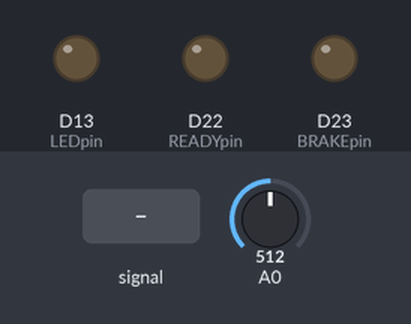
The sketch below on a simulated Arduino Due. Shown: output pins drawn as LEDs (lit = HIGH). Inputs (shaded band) come from the test bench; at power-on: A0 = 512. What the sketch prints to the serial monitor is not drawn.

Above: at 1.2 s.
1.3 s: A0 fed a 200 Hz sine of ±81 counts around its level
At 2.5 s:
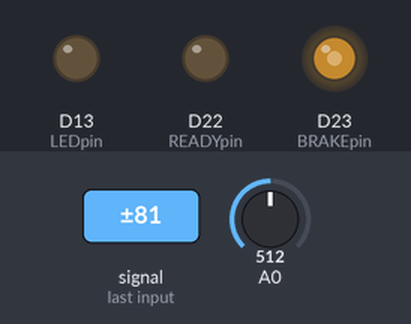
4.3 s: A0 set to 716
At 5.2 s:
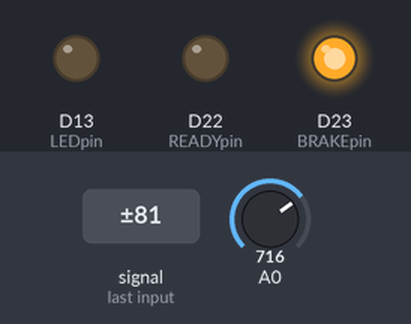
5.8 s: A0 fed a 50 Hz sine of ±306 counts around its level
At 7.29 s:
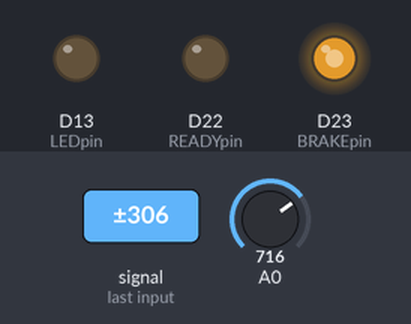
8.8 s: A0 set to 900
10.3 s: A0 set to 532
11.8 s: A0 set to 504
At 12.7 s:
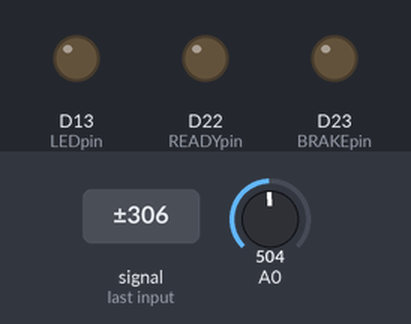
Timing chart, 0 to 14.3 s (numbered marks = the images above; inputs shaded):
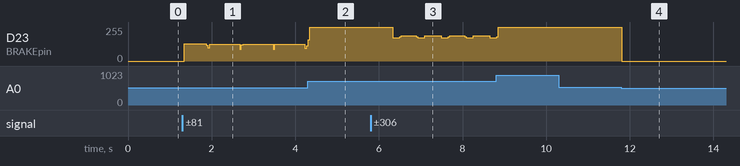

Measured:
- the behaviour switches between 514 and 513 on A0 (found by bisection; images 3 and 4)
- after the input at 11.8 s, D23 (BRAKEpin): 255/255 → 0/255 at once

The sketch:

sketch_apr09a.ino
```cpp
// Pin mappings
const int LEDpin = 13;
const int BRAKEpin = 23;
const int READYpin = 22;
const int POTpin = 0;  // Analog 0 (PIN 14 on Teensy 3.1)


// Braking POT variables
int potval = 0, oldpotval = 0;
const int numReadings = 10;
int POTreadings[numReadings];      // the readings from the analog input
int POTindex = 0;                  // the index of the current reading
int POTtotal = 0;                  // the running total
int POTaverage = 0;                // the average
int oldPOTaverage = 0;             // previous average

int getPOTaverage(void);

// PWM Setup - may need tweeking in the field.
const unsigned int PWM_F = 50;
//const unsigned int PWM_F = 46875; // too fast for SCR driver brick
int PWM_extra = 10;

void setup()
{
 Serial.begin(9600);
 Serial.println("Starting Rolling Road");
 analogWriteResolution(10);          // 10 bit PWM resolution (0 - 1023)
 analogWriteFrequency(BRAKEpin,PWM_F);
//pinMode(3,INPUT);
 //FreqMeasure.begin();                // start measuring the speed pulses
 pinMode(LEDpin, OUTPUT);            // LED setup
 pinMode(READYpin,OUTPUT);
}

void loop()
{
//  while (!(POTaverage <= POTaverage+10 && !(POTaverage < POTaverage-10)))
//{
 POTaverage = getPOTaverage();
 Serial.print("POT Average: ");
 Serial.println(POTaverage, DEC);
 analogWrite(BRAKEpin,POTaverage);  // Add in the extra so there's no sudden jump if the pot get changed when the road is braking
}


int getPOTaverage(void)
{
 // zero out the POT array
  for (unsigned int i = 0; i < numReadings; i++)
   POTreadings[i] = 0;
  POTtotal = 0;
  for(unsigned int i = 0; i< numReadings ; i++)
  {
    POTtotal= POTtotal - POTreadings[POTindex];
    // read from the sensor:
    POTreadings[POTindex] = analogRead(POTpin);
    // add the reading to the total:
    POTtotal= POTtotal + POTreadings[POTindex];
    // advance to the next position in the array:
    POTindex++;

    // if we're at the end of the array...
    if (POTindex >= numReadings)
      // ...wrap around to the beginning:
      POTindex = 0;
  }

  // calculate the average:
  int average = POTtotal / numReadings;
  return average;
}
```
